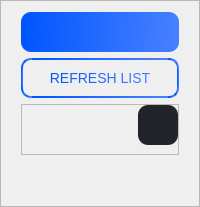
              <widget class="QFrame" name="frame_39">
               <property name="minimumSize">
                <size>
                 <width>0</width>
                 <height>160</height>
                </size>
               </property>
               <property name="frameShape">
                <enum>QFrame::StyledPanel</enum>
               </property>
               <property name="frameShadow">
                <enum>QFrame::Raised</enum>
               </property>
               <layout class="QVBoxLayout" name="verticalLayout_30">
                <property name="leftMargin">
                 <number>20</number>
                </property>
                <property name="rightMargin">
                 <number>20</number>
                </property>
                <item>
                 <widget class="QComboBox" name="comboBox_instruments_list">
                  <property name="minimumSize">
                   <size>
                    <width>124</width>
                    <height>40</height>
                   </size>
                  </property>
                  <property name="maximumSize">
                   <size>
                    <width>555</width>
                    <height>40</height>
                   </size>
                  </property>
                  <property name="toolTip">
                   <string>Instruments list.</string>
                  </property>
                  <property name="toolTipDuration">
                   <number>5000</number>
                  </property>
                  <property name="styleSheet">
                   <string notr="true">QComboBox {
    border: 2px;
    border-radius: 10px;
    padding-left: 10px;
    min-width: 6em;
	font: 16px;
	color: #dcdcDC;
	background-color: qlineargradient(spread:pad, x1:0, y1:0.534091, x2:1, y2:0.545455, stop:0 rgba(0, 85, 255, 255), stop:1 rgba(71, 129, 255, 255));
}

QComboBox:editable {
    
}

QComboBox:!editable, QComboBox::drop-down:editable {
     
}

/* QComboBox gets the &quot;on&quot; state when the popup is open */
QComboBox:!editable:on, QComboBox::drop-down:editable:on {
     
}

QComboBox:on { /* shift the text when the popup opens */

}

QComboBox::drop-down {
    subcontrol-origin: padding;
    subcontrol-position: top right;
    width: 22px;

    border-left-width: 5px;
    
    border-left-style: solid; /* just a single line */
    border-top-right-radius: 3px; /* same radius as the QComboBox */
    border-bottom-right-radius: 3px;
}

QComboBox::down-arrow {
	
	
	image: url(:/icons/icons/icons8-clasificar-abajo-15.png);
}

QComboBox::down-arrow:on { /* shift the arrow when popup is open */

}

QLabel {
	font: 18px;
	color:#DCDCDC;
}

QComboBox:editable {
    background: rgb(23,23,23)  ;
}</string>
                  </property>
                 </widget>
                </item>
                <item>
                 <widget class="QPushButton" name="pushButton_refresh_instrument">
                  <property name="minimumSize">
                   <size>
                    <width>0</width>
                    <height>40</height>
                   </size>
                  </property>
                  <property name="maximumSize">
                   <size>
                    <width>555</width>
                    <height>40</height>
                   </size>
                  </property>
                  <property name="cursor">
                   <cursorShape>PointingHandCursor</cursorShape>
                  </property>
                  <property name="toolTip">
                   <string>Refresh instruments list.</string>
                  </property>
                  <property name="toolTipDuration">
                   <number>5000</number>
                  </property>
                  <property name="styleSheet">
                   <string notr="true">QPushButton{
	border-radius: 10px;
	background-color: transparent;
	color: qlineargradient(spread:pad, x1:0, y1:0.534091, x2:1, y2:0.545455, stop:0 rgba(0, 85, 255, 255), stop:1 rgba(71, 129, 255, 255));
	border: 2px solid qlineargradient(spread:pad, x1:0, y1:0.534091, x2:1, y2:0.545455, stop:0 rgba(0, 85, 255, 255), stop:1 rgba(71, 129, 255, 255));
	font: 14px;
}

QPushButton::hover{
	background-color: qlineargradient(spread:pad, x1:0, y1:0.534091, x2:1, y2:0.545455, stop:0 rgba(0, 85, 255, 255), stop:1 rgba(71, 129, 255, 255));
color:#DCDCDC;
}</string>
                  </property>
                  <property name="text">
                   <string>REFRESH LIST</string>
                  </property>
                 </widget>
                </item>
                <item>
                 <widget class="QFrame" name="frame_16">
                  <property name="frameShape">
                   <enum>QFrame::StyledPanel</enum>
                  </property>
                  <property name="frameShadow">
                   <enum>QFrame::Raised</enum>
                  </property>
                  <layout class="QHBoxLayout" name="horizontalLayout_15">
                   <property name="leftMargin">
                    <number>0</number>
                   </property>
                   <property name="topMargin">
                    <number>0</number>
                   </property>
                   <property name="rightMargin">
                    <number>0</number>
                   </property>
                   <item>
                    <spacer name="horizontalSpacer_6">
                     <property name="orientation">
                      <enum>Qt::Horizontal</enum>
                     </property>
                     <property name="sizeHint" stdset="0">
                      <size>
                       <width>40</width>
                       <height>20</height>
                      </size>
                     </property>
                    </spacer>
                   </item>
                   <item>
                    <widget class="QPushButton" name="pushButton_inst_settings">
                     <property name="minimumSize">
                      <size>
                       <width>40</width>
                       <height>40</height>
                      </size>
                     </property>
                     <property name="maximumSize">
                      <size>
                       <width>40</width>
                       <height>40</height>
                      </size>
                     </property>
                     <property name="cursor">
                      <cursorShape>PointingHandCursor</cursorShape>
                     </property>
                     <property name="toolTip">
                      <string>&lt;html&gt;&lt;head/&gt;&lt;body&gt;&lt;p&gt;Settings &lt;span style=&quot; font-weight:600;&quot;&gt;Spectrum Analyzer.&lt;/span&gt;&lt;/p&gt;&lt;/body&gt;&lt;/html&gt;</string>
                     </property>
                     <property name="toolTipDuration">
                      <number>5000</number>
                     </property>
                     <property name="styleSheet">
                      <string notr="true">QPushButton{
	color: white;
	border-radius: 10px;
	border: none;
	background-color: rgb(34,36,44);
	
	image: url(:/icons/icons/icons8-ajustes-25.png);
}

QPushButton::hover{
	background-color: rgb(44,46,54);
}</string>
                     </property>
                     <property name="text">
                      <string/>
                     </property>
                    </widget>
                   </item>
                  </layout>
                 </widget>
                </item>
                <item>
                 <spacer name="verticalSpacer_4">
                  <property name="orientation">
                   <enum>Qt::Vertical</enum>
                  </property>
                  <property name="sizeHint" stdset="0">
                   <size>
                    <width>20</width>
                    <height>40</height>
                   </size>
                  </property>
                 </spacer>
                </item>
               </layout>
              </widget>
